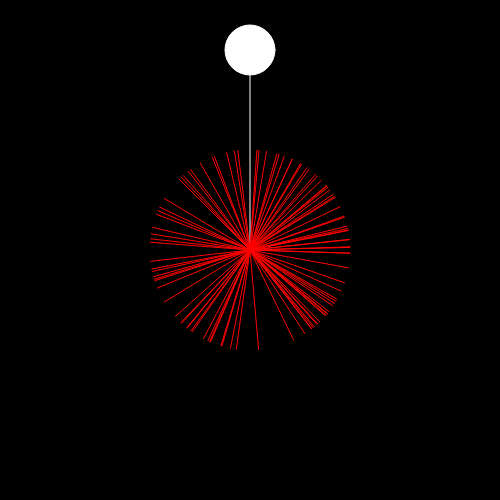
Frame 1 (no input)
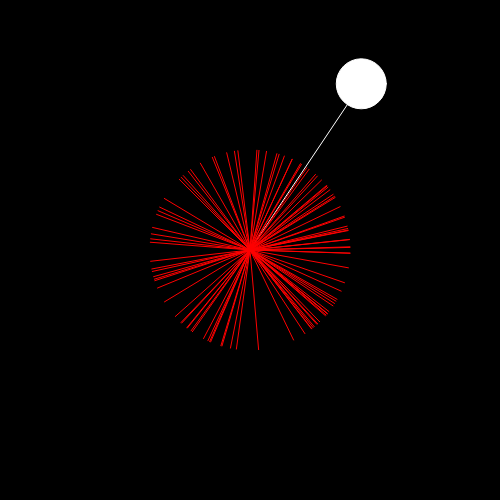
Frame 60 (no input)
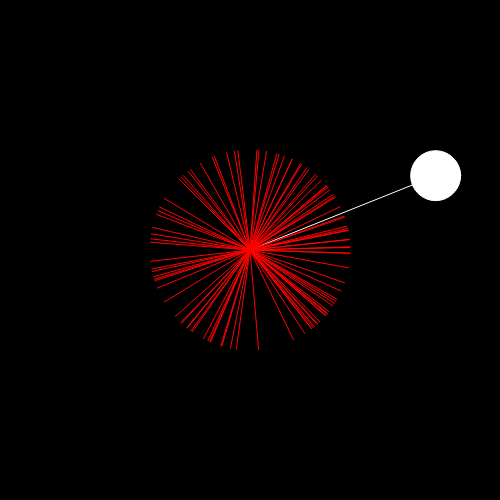
Frame 120 (the mouse pressed at the canvas centre since frame 60)

The p5.js sketch that drew these frames (run headless with seeded random() and noise() and a simulated clock; from frame 60 on, the mouse is pressed at the canvas centre):

// p5.js sketch
// ── sketch.js

var myPoint;
var mul;
var myPoints; 


function setup()
{
    
    createCanvas(500,500);
    
    myPoint = createVector(0, -200);

    mul = 1;

    myPoints = [];

    // myPoint.rotate(PI *1);
    // myPoint.mult(0.75); // this function multiply the x and y of the vector
    // static version of the method

    for (var i =0 ; i < 100 ; i++) {

        var v = (createVector(
            random(-width/2, width/2),
            random(-height/2, height/2)));
            v.normalize();
            v.mult(100);
        myPoints.push(v);
    }


    
}

function draw()
{
    
    background(0,0,0);
    fill(255);
    stroke(255);
    translate(width/2,height/2);

    var v = p5.Vector.mult(myPoint, mul);
    
    ellipse(v.x, v.y, 50, 50);

    line(0, 0, myPoint.x, myPoint.y)
    
    myPoint.rotate(0.01)

    stroke(255,0,0);

    for (var i = 0 ; i < myPoints.length ; i++)
    {
      line(0,0, myPoints[i].x, myPoints[i].y)  ;

    }
    

    
}

function keyPressed()
{
    if (key == 'A')
    {
        mul -=0.05
        
    }
    else{
        mul += 0.05
    }
}
